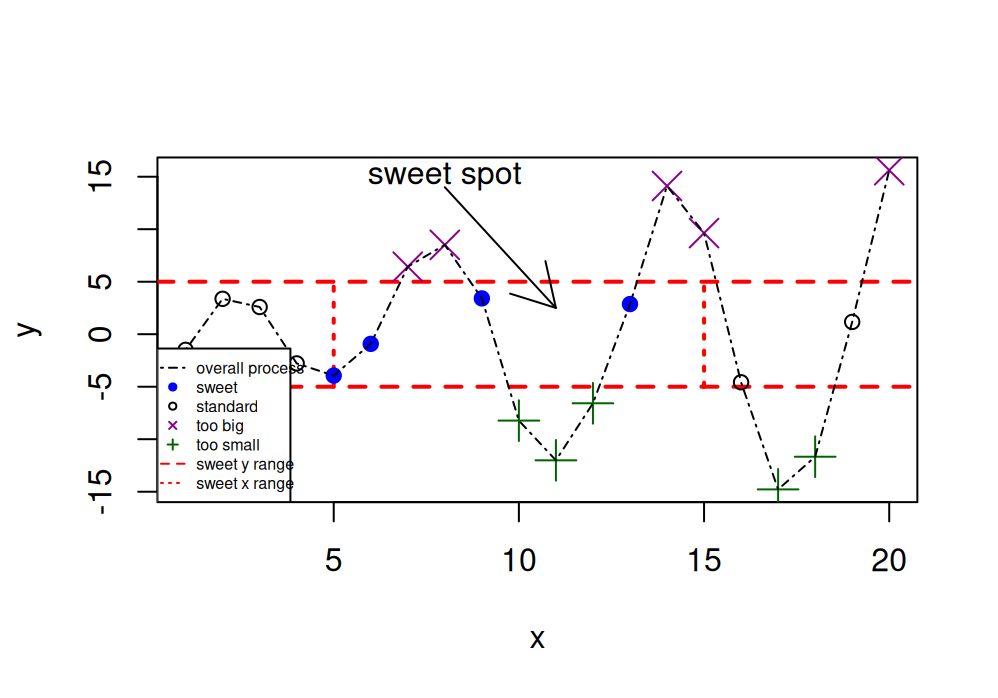

R code for this plot:
# PA4.R
# James Davon Austin
# 9/27/2026
# Recreates Figure 7.6 using base R plotting functions.

x <- 1:20

y <- c(-1.49, 3.37, 2.59, -2.78, -3.94, -0.92, 6.43, 8.51,
       3.41, -8.23, -12.01, -6.58, 2.87, 14.12, 9.63, -4.58,
       -14.78, -11.67, 1.17, 15.62)

plot(x, y, type = "n")

abline(h = c(-5, 5), col = "red", lty = 2, lwd = 2)

segments(x0 = c(5, 15), y0 = c(-5, -5),
         x1 = c(5, 15), y1 = c(5, 5),
         col = "red", lty = 3, lwd = 2)

points(x[y >= 5], y[y >= 5],
       pch = 4, col = "darkmagenta", cex = 2)

points(x[y <= -5], y[y <= -5],
       pch = 3, col = "darkgreen", cex = 2)

points(x[(x >= 5 & x <= 15) & (y > -5 & y < 5)],
       y[(x >= 5 & x <= 15) & (y > -5 & y < 5)],
       pch = 19, col = "blue")

points(x[(x < 5 | x > 15) & (y > -5 & y < 5)],
       y[(x < 5 | x > 15) & (y > -5 & y < 5)])

lines(x, y, lty = 4)

arrows(x0 = 8, y0 = 14, x1 = 11, y1 = 2.5)

text(x = 8, y = 15, labels = "sweet spot")

legend("bottomleft",
       legend = c("overall process", "sweet", "standard",
                  "too big", "too small", "sweet y range",
                  "sweet x range"),
       pch = c(NA, 19, 1, 4, 3, NA, NA),
       lty = c(4, NA, NA, NA, NA, 2, 3),
       col = c("black", "blue", "black", "darkmagenta",
               "darkgreen", "red", "red"),
       cex = 0.5)
